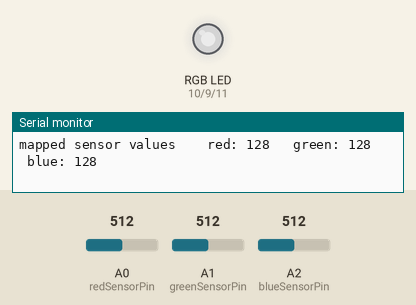
Simulated run of this sketch. Board: Arduino Uno, built with avr-gcc and run on an emulated ATmega328P. Shown: an RGB LED mixed from three pins (HIGH = lit), the last lines printed to the serial monitor. The inputs (shaded band) are chosen by the test bench; at power-on: A0 (redSensorPin) = 512, A1 (greenSensorPin) = 512, A2 (blueSensorPin) = 512. Dim RGB values are drawn brighter than linear.

Above: at 1.2 s.
1.3 s: A0 (redSensorPin) set to 983
At 2.5 s:
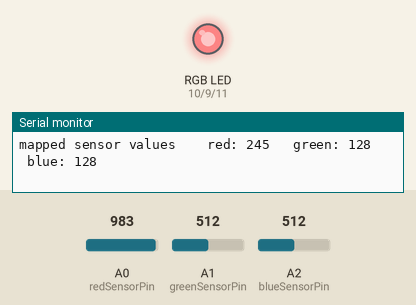
2.8 s: A0 (redSensorPin) set to 1017
At 4.0 s:
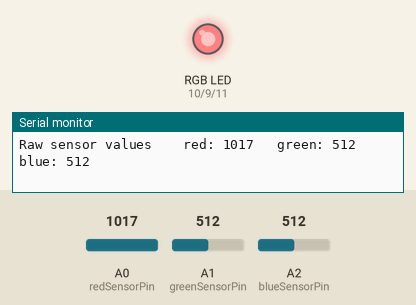
4.3 s: A1 (greenSensorPin) set to 990
At 5.3 s:
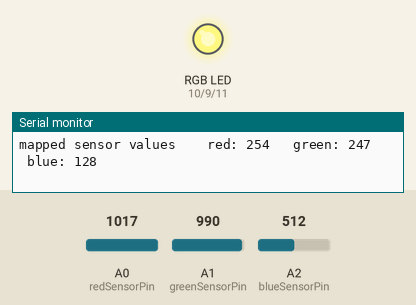
5.8 s: A1 (greenSensorPin) set to 1014
At 6.4 s:
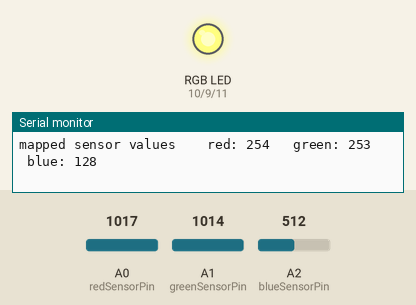
8.8 s: A2 (blueSensorPin) set to 410
At 9.5 s:
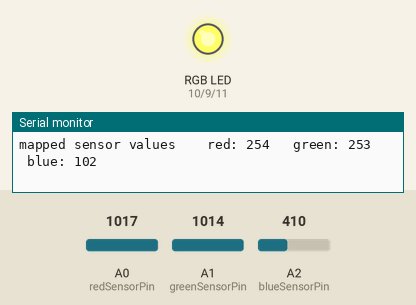
10.3 s: A2 (blueSensorPin) set to 382
At 10.8 s:
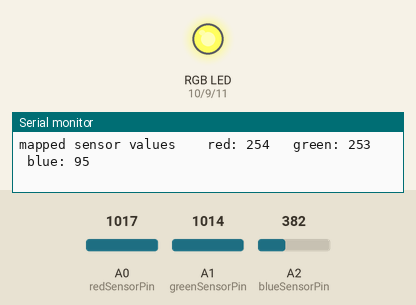
Timing chart, 0 to 13.3 s (numbered marks = the images above; inputs shaded):
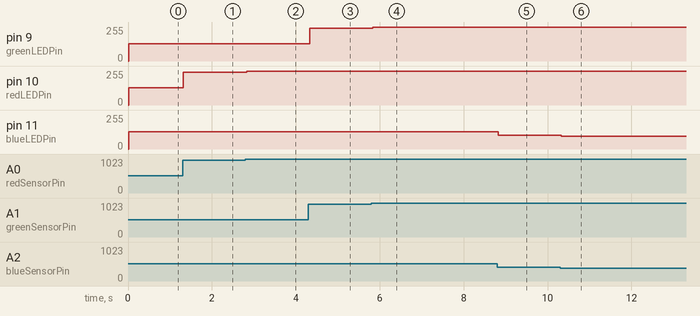

Measured:
- after the input at 1.3 s, pin 10 (redLEDPin): 128/255 → 245/255 at once
- after the input at 2.8 s, pin 10 (redLEDPin): 245/255 → 254/255 at once
- after the input at 4.3 s, pin 9 (greenLEDPin): 128/255 → 247/255 at once
- after the input at 5.8 s, pin 9 (greenLEDPin): 247/255 → 253/255 at once
- after the input at 8.8 s, pin 11 (blueLEDPin): 128/255 → 102/255 at once
- after the input at 10.3 s, pin 11 (blueLEDPin): 102/255 → 95/255 at once

The sketch:

project_04.ino
```cpp
/*
    This is project 04 from the starter kit!

    What it does is pull the value from three sensors with colored tape over them
    and then makes the tri-color LED reflect those values.
*/

const int greenLEDPin = 9;
const int redLEDPin = 10;
const int blueLEDPin = 11;

const int redSensorPin = A0;
const int greenSensorPin = A1;
const int blueSensorPin = A2;

int redValue = 0;
int greenValue = 0;
int blueValue = 0;

int redSensorValue = 0;
int greenSensorValue = 0;
int blueSensorValue = 0;

void setup()
{
    Serial.begin(115200);

    pinMode(greenLEDPin, OUTPUT);
    pinMode(blueLEDPin, OUTPUT);
    pinMode(redLEDPin, OUTPUT);

}

void loop()
{
    redSensorValue = analogRead(redSensorPin);
    delay(5);
    greenSensorValue = analogRead(greenSensorPin);
    delay(5);
    blueSensorValue = analogRead(blueSensorPin);
    delay(5);

    Serial.print("Raw sensor values \t red: ");
    Serial.print(redSensorValue);
    Serial.print("\t green: ");
    Serial.print(greenSensorValue);
    Serial.print("\t blue: ");
    Serial.println(blueSensorValue);

    // Now let's go make the LED look like this
    redValue = redSensorValue / 4;
    greenValue = greenSensorValue / 4;
    blueValue = blueSensorValue / 4;

    Serial.print("mapped sensor values \t red: ");
    Serial.print(redValue);
    Serial.print("\t green: ");
    Serial.print(greenValue);
    Serial.print("\t blue: ");
    Serial.println(blueValue);

    analogWrite(redLEDPin, redValue);
    analogWrite(greenLEDPin, greenValue);
    analogWrite(blueLEDPin, blueValue);

}
```
